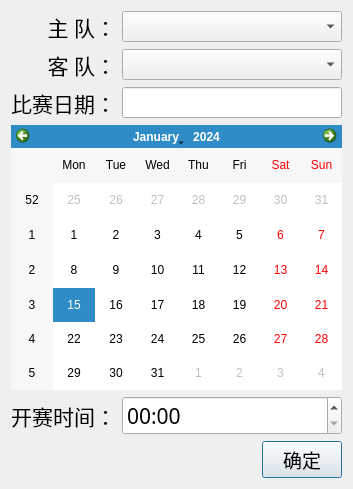
<?xml version="1.0" encoding="UTF-8"?>
<ui version="4.0">
 <class>AddDialog</class>
 <widget class="QDialog" name="AddDialog">
  <property name="geometry">
   <rect>
    <x>0</x>
    <y>0</y>
    <width>353</width>
    <height>489</height>
   </rect>
  </property>
  <property name="windowTitle">
   <string>Dialog</string>
  </property>
  <layout class="QGridLayout" name="gridLayout">
   <item row="0" column="0">
    <widget class="QLabel" name="labelHome">
     <property name="font">
      <font>
       <family>微软雅黑</family>
       <pointsize>16</pointsize>
      </font>
     </property>
     <property name="text">
      <string>主 队：</string>
     </property>
     <property name="alignment">
      <set>Qt::AlignRight|Qt::AlignTrailing|Qt::AlignVCenter</set>
     </property>
    </widget>
   </item>
   <item row="1" column="0">
    <widget class="QLabel" name="labelAway">
     <property name="font">
      <font>
       <family>微软雅黑</family>
       <pointsize>16</pointsize>
      </font>
     </property>
     <property name="text">
      <string>客 队：</string>
     </property>
     <property name="alignment">
      <set>Qt::AlignRight|Qt::AlignTrailing|Qt::AlignVCenter</set>
     </property>
    </widget>
   </item>
   <item row="3" column="0" colspan="4">
    <widget class="QCalendarWidget" name="calendarWidget"/>
   </item>
   <item row="5" column="3">
    <widget class="QPushButton" name="btnCertain">
     <property name="font">
      <font>
       <family>微软雅黑</family>
       <pointsize>14</pointsize>
      </font>
     </property>
     <property name="text">
      <string>确定</string>
     </property>
    </widget>
   </item>
   <item row="0" column="1" colspan="3">
    <widget class="QComboBox" name="cbHome">
     <property name="font">
      <font>
       <family>微软雅黑</family>
       <pointsize>12</pointsize>
      </font>
     </property>
    </widget>
   </item>
   <item row="1" column="1" colspan="3">
    <widget class="QComboBox" name="cbAway">
     <property name="font">
      <font>
       <family>微软雅黑</family>
       <pointsize>12</pointsize>
      </font>
     </property>
    </widget>
   </item>
   <item row="2" column="0">
    <widget class="QLabel" name="labelDate">
     <property name="font">
      <font>
       <family>微软雅黑</family>
       <pointsize>16</pointsize>
      </font>
     </property>
     <property name="text">
      <string>比赛日期：</string>
     </property>
     <property name="alignment">
      <set>Qt::AlignRight|Qt::AlignTrailing|Qt::AlignVCenter</set>
     </property>
    </widget>
   </item>
   <item row="2" column="1" colspan="3">
    <widget class="QLineEdit" name="lineEditDate">
     <property name="font">
      <font>
       <family>微软雅黑</family>
       <pointsize>12</pointsize>
      </font>
     </property>
    </widget>
   </item>
   <item row="4" column="0">
    <widget class="QLabel" name="labelTime">
     <property name="font">
      <font>
       <family>微软雅黑</family>
       <pointsize>16</pointsize>
      </font>
     </property>
     <property name="text">
      <string>开赛时间：</string>
     </property>
     <property name="alignment">
      <set>Qt::AlignRight|Qt::AlignTrailing|Qt::AlignVCenter</set>
     </property>
    </widget>
   </item>
   <item row="4" column="1" colspan="3">
    <widget class="QTimeEdit" name="timeEdit">
     <property name="font">
      <font>
       <family>微软雅黑</family>
       <pointsize>16</pointsize>
      </font>
     </property>
     <property name="displayFormat">
      <string>HH:mm</string>
     </property>
    </widget>
   </item>
  </layout>
 </widget>
 <resources/>
 <connections/>
</ui>
